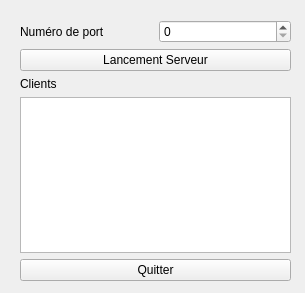
<?xml version="1.0" encoding="UTF-8"?>
<ui version="4.0">
 <class>ServeurWidget</class>
 <widget class="QWidget" name="ServeurWidget">
  <property name="geometry">
   <rect>
    <x>0</x>
    <y>0</y>
    <width>305</width>
    <height>293</height>
   </rect>
  </property>
  <property name="windowTitle">
   <string>ServeurWidget</string>
  </property>
  <widget class="QWidget" name="">
   <property name="geometry">
    <rect>
     <x>20</x>
     <y>20</y>
     <width>271</width>
     <height>261</height>
    </rect>
   </property>
   <layout class="QVBoxLayout" name="verticalLayout_3">
    <item>
     <layout class="QVBoxLayout" name="verticalLayout">
      <item>
       <layout class="QHBoxLayout" name="horizontalLayout">
        <item>
         <widget class="QLabel" name="LabelNumPort">
          <property name="text">
           <string>Numéro de port</string>
          </property>
         </widget>
        </item>
        <item>
         <widget class="QSpinBox" name="spinBoxPort"/>
        </item>
       </layout>
      </item>
      <item>
       <widget class="QPushButton" name="pushButtonLancerServeur">
        <property name="text">
         <string>Lancement Serveur</string>
        </property>
       </widget>
      </item>
     </layout>
    </item>
    <item>
     <layout class="QVBoxLayout" name="verticalLayout_2">
      <item>
       <widget class="QLabel" name="labelClients">
        <property name="text">
         <string>Clients</string>
        </property>
       </widget>
      </item>
      <item>
       <widget class="QTextEdit" name="textEditClients"/>
      </item>
      <item>
       <widget class="QPushButton" name="pushButtonQuitter">
        <property name="text">
         <string>Quitter</string>
        </property>
       </widget>
      </item>
     </layout>
    </item>
   </layout>
  </widget>
 </widget>
 <resources/>
 <connections>
  <connection>
   <sender>pushButtonQuitter</sender>
   <signal>clicked()</signal>
   <receiver>ServeurWidget</receiver>
   <slot>close()</slot>
   <hints>
    <hint type="sourcelabel">
     <x>169</x>
     <y>270</y>
    </hint>
    <hint type="destinationlabel">
     <x>14</x>
     <y>265</y>
    </hint>
   </hints>
  </connection>
 </connections>
</ui>
